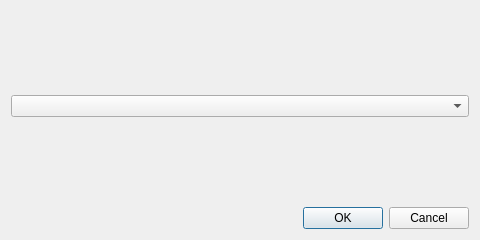
<?xml version="1.0" encoding="UTF-8"?>
<ui version="4.0">
 <class>DialogAddUnit</class>
 <widget class="QDialog" name="DialogAddUnit">
  <property name="geometry">
   <rect>
    <x>0</x>
    <y>0</y>
    <width>480</width>
    <height>240</height>
   </rect>
  </property>
  <property name="windowTitle">
   <string>Choose Unit</string>
  </property>
  <property name="locale">
   <locale language="English" country="UnitedStates"/>
  </property>
  <property name="modal">
   <bool>true</bool>
  </property>
  <layout class="QGridLayout" name="gridLayout">
   <item row="0" column="0">
    <spacer name="verticalSpacer_2">
     <property name="orientation">
      <enum>Qt::Vertical</enum>
     </property>
     <property name="sizeHint" stdset="0">
      <size>
       <width>20</width>
       <height>40</height>
      </size>
     </property>
    </spacer>
   </item>
   <item row="1" column="0">
    <widget class="QComboBox" name="comboBox"/>
   </item>
   <item row="2" column="0">
    <spacer name="verticalSpacer">
     <property name="orientation">
      <enum>Qt::Vertical</enum>
     </property>
     <property name="sizeHint" stdset="0">
      <size>
       <width>20</width>
       <height>31</height>
      </size>
     </property>
    </spacer>
   </item>
   <item row="3" column="0">
    <widget class="QDialogButtonBox" name="buttonBox">
     <property name="orientation">
      <enum>Qt::Horizontal</enum>
     </property>
     <property name="standardButtons">
      <set>QDialogButtonBox::Cancel|QDialogButtonBox::Ok</set>
     </property>
    </widget>
   </item>
  </layout>
 </widget>
 <resources/>
 <connections>
  <connection>
   <sender>buttonBox</sender>
   <signal>accepted()</signal>
   <receiver>DialogAddUnit</receiver>
   <slot>accept()</slot>
   <hints>
    <hint type="sourcelabel">
     <x>248</x>
     <y>254</y>
    </hint>
    <hint type="destinationlabel">
     <x>157</x>
     <y>274</y>
    </hint>
   </hints>
  </connection>
  <connection>
   <sender>buttonBox</sender>
   <signal>rejected()</signal>
   <receiver>DialogAddUnit</receiver>
   <slot>reject()</slot>
   <hints>
    <hint type="sourcelabel">
     <x>316</x>
     <y>260</y>
    </hint>
    <hint type="destinationlabel">
     <x>286</x>
     <y>274</y>
    </hint>
   </hints>
  </connection>
 </connections>
</ui>
